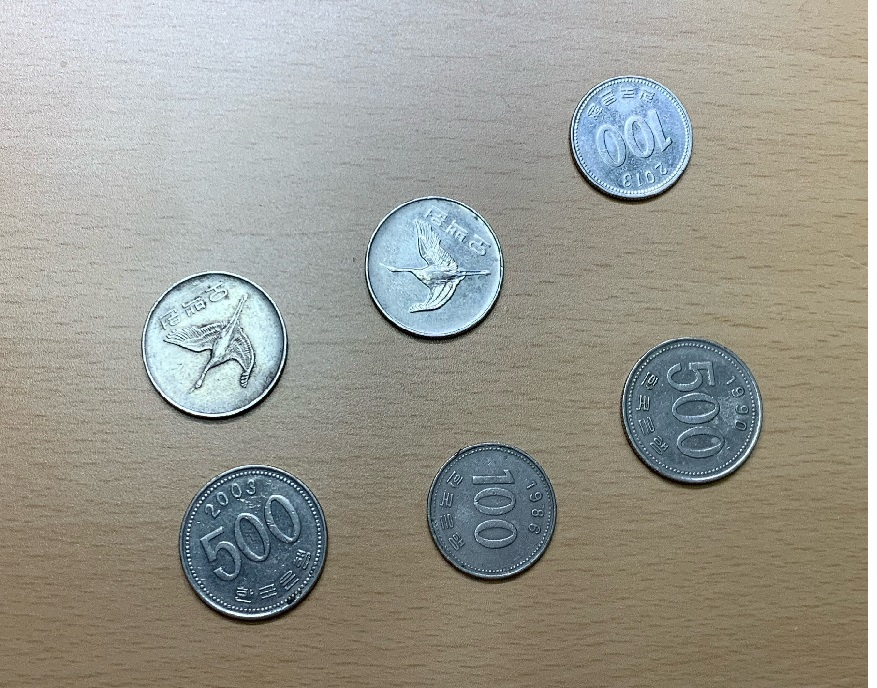
#> input picture coins1.jpg, 877 x 688 px
$ python coin_count.py
#> lines starting #> are read from the running program, lines starting #| are printed output that depends on the picture; after the words box and inside, x2 and y2 are one past the last pixel; in counts of white or black regions, pixels touching at a corner belong together
import sys #시험 추가로 객체가 바뀔 수 있는지 첫번째 코딩 문제!!!
import numpy as np
import cv2


# ?엯?젰 ?씠誘몄?? 遺덈윭?삤湲?
src = cv2.imread('coins1.jpg')
#> src is the input picture: shape (688, 877, 3); mean B, G, R 144.4, 152.9, 153.1

if src is None:
    print('Image open failed!')
    sys.exit()

gray = cv2.cvtColor(src, cv2.COLOR_BGR2GRAY)
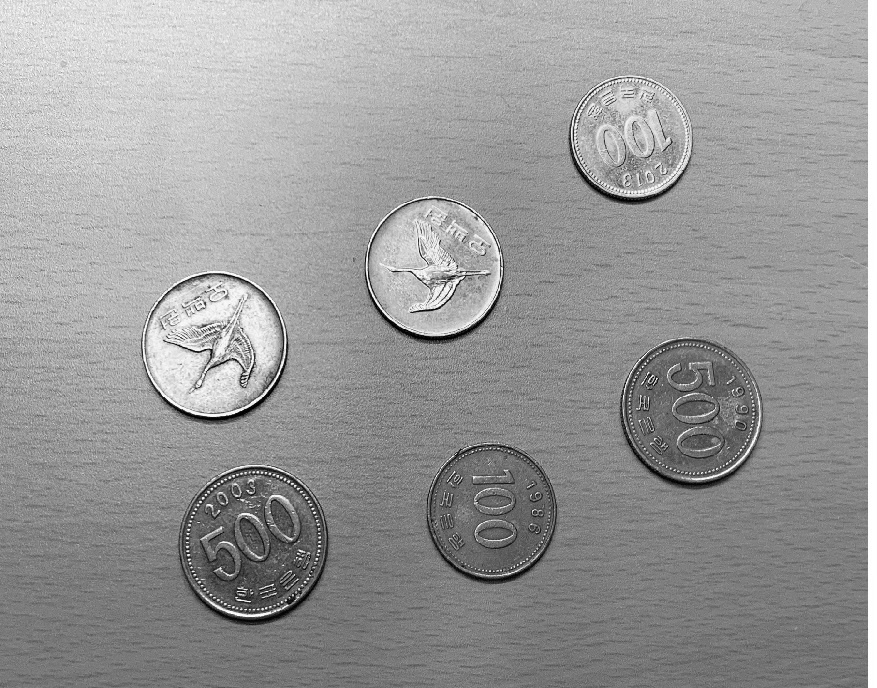
#> gray: shape (688, 877); min 0, max 255, mean 152
blr = cv2.GaussianBlur(gray, (0, 0), 1)

# ?뿀?봽 蹂??솚 ?썝 寃?異?
circles = cv2.HoughCircles(blr, cv2.HOUGH_GRADIENT, 1, 50,
                           param1=150, param2=40, minRadius=20, maxRadius=80)
#> circles = [[249.5, 540.5, 76.1], [690.5, 409.5, 71.7], [214.5, 344.5, 71.7], [432.5, 269.5, 69], [631.5, 137.5, 59.7], [492.5, 511.5, 65.4]]
#블러처리 이미지, 허프변환 알고리즘, 픽셀해상도, 하프변환배열 누적크기, 내부사용값, 원검출 임계값, 검출 원 반지름 최소, 검출 원 반지름 최대

# ?썝 寃?異? 寃곌낵 諛? ?룞?쟾 湲덉븸 異쒕젰
sum_of_money = 0
dst = src.copy()
if circles is not None:
    for i in range(circles.shape[1]):
        cx, cy, radius = np.uint16(circles[0][i])
        #원의 중심좌표와 반지름 정수형 반환한다. i번째 원을 추출한다. i번째 원의 반지름 중심좌표를 배열에 담는다.
        cv2.circle(dst, (cx, cy), radius, (0, 0, 255), 2, cv2.LINE_AA)

        # 원의 영역을 추출한다.
        #cx에서 반지름을 뺀 원의 왼쪽 경계 x좌표, 검출된 원 좌표를 잘라낼 영역의 좌표, cx에서 반지름을 더한 원의 오른쪽 경계 x좌표
        x1 = int(cx - radius)
        y1 = int(cy - radius)
        x2 = int(cx + radius)
        y2 = int(cy + radius)
        radius = int(radius)

        crop = dst[y1:y2, x1:x2, :] #검출된 영역을 추출한다. (y1, y2) 범위, (x1,x2)범위의 열 추출
        ch, cw = crop.shape[:2] #잘라낸 부분 이미지 crop 높이 ch와 cw 너비

        # 원 내부영역 마스크 생성
        mask = np.zeros((ch, cw), np.uint8)
        cv2.circle(mask, (cw//2, ch//2), radius, 255, -1)

        # 원 내부의 hue 평균값 생성. hue 색 성분 +40, shift하고 평균을 계산한다.
        hsv = cv2.cvtColor(crop, cv2.COLOR_BGR2HSV) #추출된 영역을 hsv로 반환한다.
        hue, _, _ = cv2.split(hsv) #hue 채널 분리
        hue_shift = (hue + 40) % 180 #hue 값을 40만큼 이동시킨뒤 평균 계산하는 방법
        mean_of_hue = cv2.mean(hue_shift, mask)[0]

        # Hue 평균이 90보다 작으면 10원 그렇지 않으면 100원
        won = 100
        if mean_of_hue < 90:
            won = 10

        sum_of_money += won

        cv2.putText(crop, str(won), (20, 50), cv2.FONT_HERSHEY_SIMPLEX,
                    0.75, (255, 0, 0), 2, cv2.LINE_AA)
#> this loop made 6 passes
#> (cx, cy, radius, x1, y1, x2, y2, mean_of_hue) on passes 1 to 6: (249, 540, 76, 173, 464, 325, 616, 134.7), (690, 409, 71, 619, 338, 761, 480, 134.6), (214, 344, 71, 143, 273, 285, 415, 128.6), (432, 269, 69, 363, 200, 501, 338, 134), (631, 137, 59, 572, 78, 690, 196, 136.6), (492, 511, 65, 427, 446, 557, 576, 135.3)
#> pass 1, `hue, _, _ = cv2.split(hsv)`:
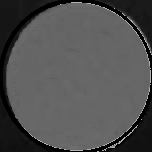
#> hue: shape (152, 152); min 0, max 179, mean 80.5
#> after the loop:
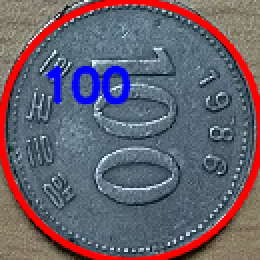
#> crop: shape (130, 130, 3) (shown 2 times larger); mean B, G, R 109, 97, 103.8
#> after the loop:
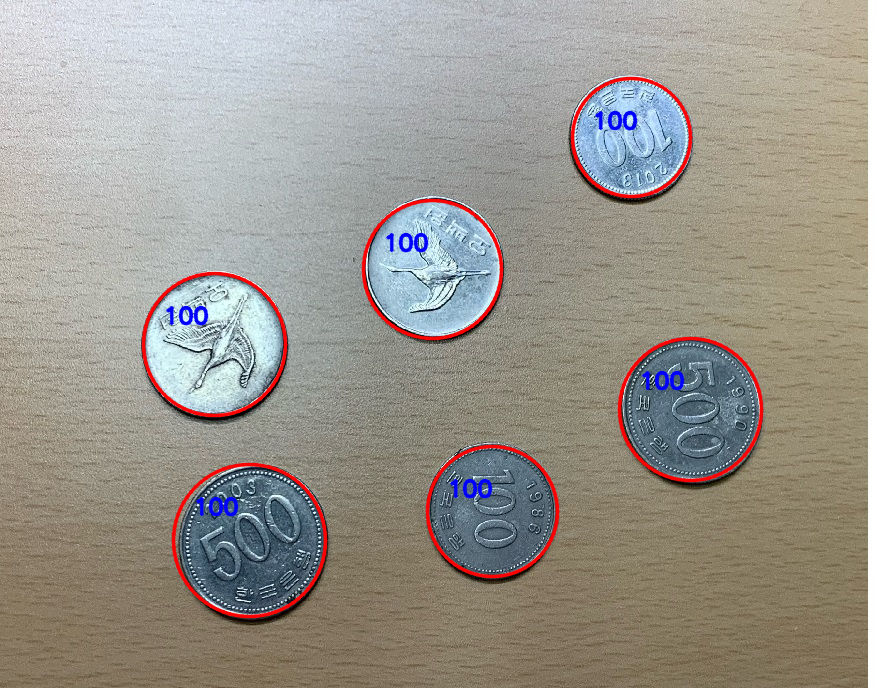
#> dst: shape (688, 877, 3); 2.65% of pixels changed, all inside (x1, y1, x2, y2) = (141, 76, 764, 619)
#> after the loop: hsv: shape (130, 130, 3); mean H, S, V 81.6, 84.4, 129.3
#> after the loop:
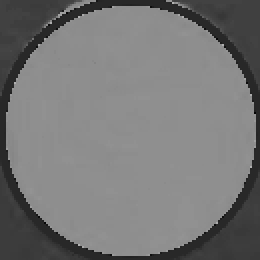
#> hue_shift: shape (130, 130) (shown 2 times larger); min 4, max 179, mean 118.9
#> after the loop:
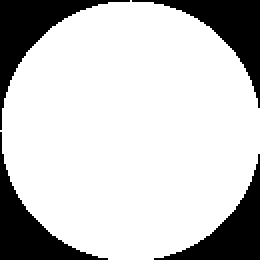
#> mask: shape (130, 130) (shown 2 times larger); 78.5% white; 4 black regions, box (x1, y1, x2, y2) and area: (0, 0, 65, 65) 972, (66, 0, 130, 54) 907, (0, 66, 54, 130) 907, (77, 77, 130, 130) 843
#> after the loop, sum_of_money = 600

cv2.putText(dst, str(sum_of_money) + ' won', (40, 80),
            cv2.FONT_HERSHEY_DUPLEX, 2, (255, 0, 0), 2, cv2.LINE_AA)
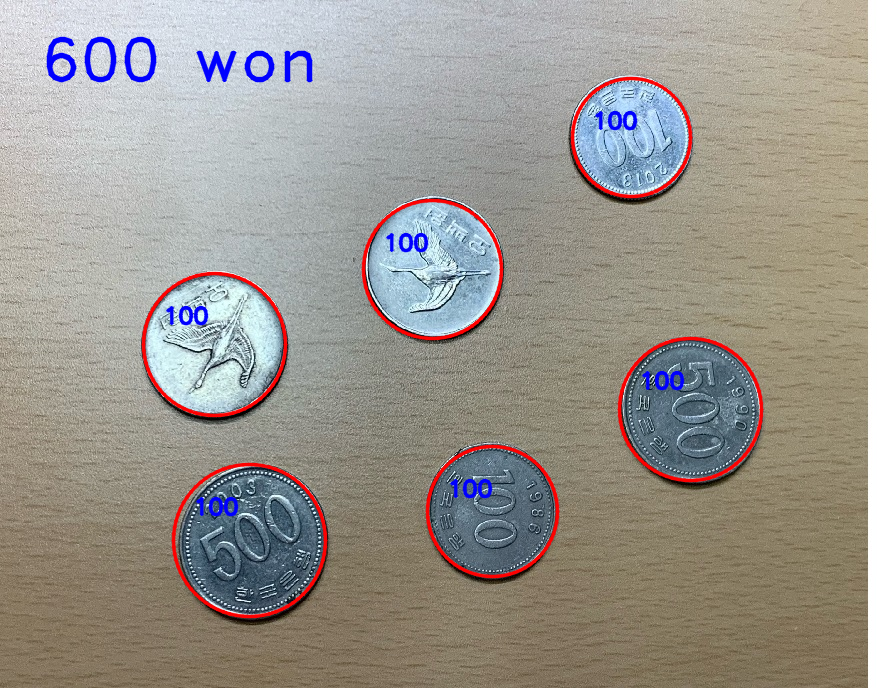
#> dst: shape (688, 877, 3); 0.66% of pixels changed, all inside (x1, y1, x2, y2) = (46, 36, 313, 83)

cv2.imshow('src', src)
cv2.imshow('dst', dst)
cv2.waitKey()

cv2.destroyAllWindows()

$ run again, with coins2.jpg copied over coins1.jpg
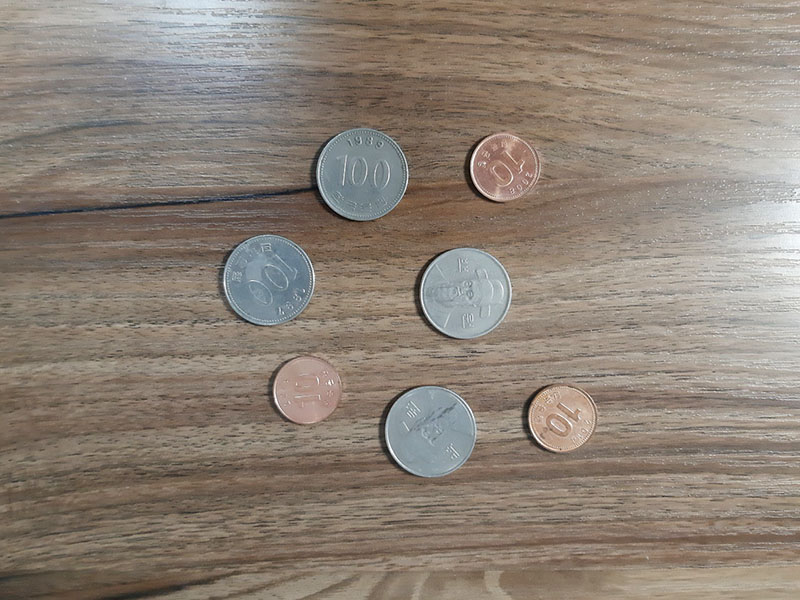
#> input picture coins2.jpg, 800 x 600 px
#> src is the input picture: shape (600, 800, 3); mean B, G, R 118.9, 129.9, 141.1
#> circles = [[362.5, 173.5, 45.8], [465.5, 293.5, 45.9], [430.5, 432.5, 46.9], [502.5, 168.5, 32.4], [561.5, 418.5, 32.7], [267.5, 280.5, 44.9], [306.5, 390.5, 33.7]]
#> the loop `for i in range(circles.shape[1]):` made 7 passes
#> (cx, cy, radius, x1, y1, x2, y2, mean_of_hue) on passes 1 to 7: (362, 173, 45, 317, 128, 407, 218, 127.8), (465, 293, 45, 420, 248, 510, 338, 127.8), (430, 432, 46, 384, 386, 476, 478, 130), (502, 168, 32, 470, 136, 534, 200, 46.78), (561, 418, 32, 529, 386, 593, 450, 50.65), (267, 280, 44, 223, 236, 311, 324, 131.6), (306, 390, 33, 273, 357, 339, 423, 47.03)
#> after the loop `for i in range(circles.shape[1]):`:
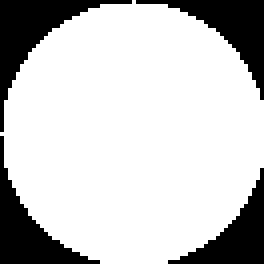
#> mask: shape (66, 66) (shown 4 times larger); 78.2% white; 4 black regions, box (x1, y1, x2, y2) and area: (0, 0, 33, 33) 270, (34, 0, 66, 25) 237, (0, 34, 25, 66) 237, (42, 42, 66, 66) 205
#> after the loop `for i in range(circles.shape[1]):`: sum_of_money = 430
#> `cv2.putText(dst, str(sum_of_money) + ' won', (40, 80), cv2.FONT_HERSHE..`:
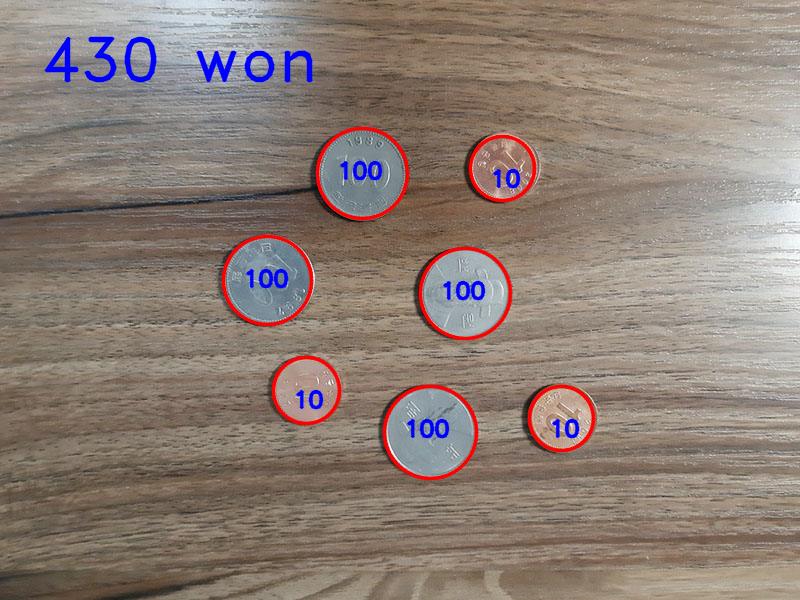
#> dst: shape (600, 800, 3); mean B, G, R 118.3, 126.4, 140.9
